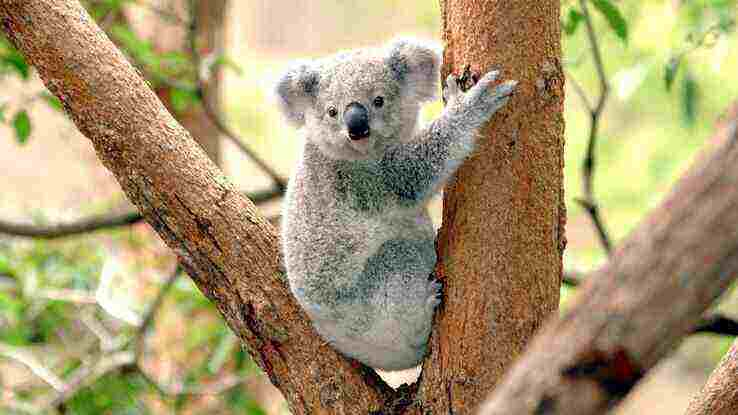
#> input picture hw4/koala.jpg, 738 x 415 px
$ python greyscale.py
#> lines starting #> are read from the running program, lines starting #| are printed output that depends on the picture
# -*- coding: utf-8 -*-
"""
Created on Fri Oct 14 20:14:43 2022

@author: palom
"""

import numpy as np
from PIL import Image

img = Image.open("koala.jpg")
#> img is the input picture: PIL image 738x415 RGB; mean R, G, B 168.4, 151.5, 112.4
img1 = img.convert("L")
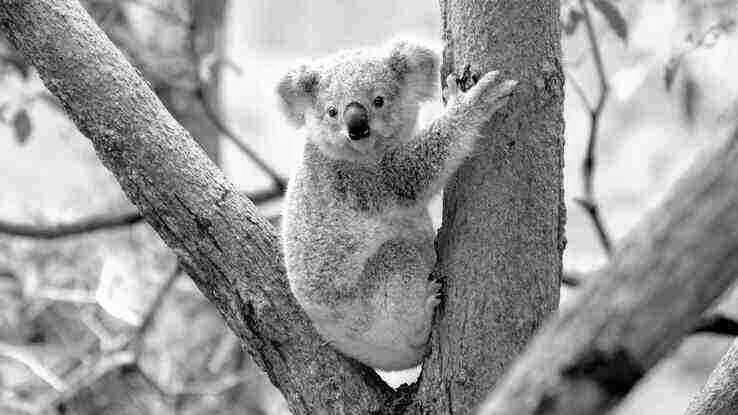
#> img1: PIL image 738x415 L; min 0, max 255, mean 152.2


#> (the run stopped early here; a loop or call above may not have finished)
